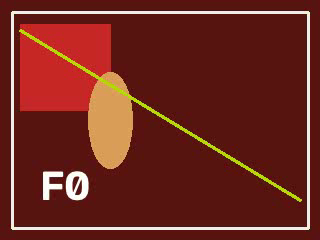
#> input picture frame 0 of backend/tests/fixtures/sample_tryon.mp4, 320 x 240 px
$ python generate.py
#> lines starting #> are read from the running program, lines starting #| are printed output that depends on the picture
"""Create the local sample reference image and try-on video used by integration tests."""

from pathlib import Path

import cv2
import numpy as np

FIXTURES = Path(__file__).resolve().parent


def _frame_image(index: int) -> np.ndarray:
#> called with index = 0
    palette = [
        (18, 22, 90),
        (90, 22, 18),
        (18, 90, 22),
        (90, 90, 18),
        (18, 90, 90),
        (90, 18, 90),
        (40, 40, 40),
        (120, 50, 20),
    ]
    image = np.zeros((240, 320, 3), dtype=np.uint8)
    image[:] = palette[index % len(palette)]
    cv2.rectangle(image, (12, 12), (308, 228), (240, 240, 240), 2)
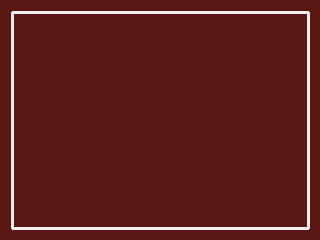
#> image: shape (240, 320, 3); mean of channels 0, 1, 2 26.9, 30.7, 96; drawn as B, G, R
    cv2.rectangle(image, (20 + index * 28, 24), (110 + index * 28, 110), (40, 40 + index * 20, 200), -1)
    cv2.ellipse(image, (110, 120), (22, 48), 0, 0, 360, (90, 160, 220), -1)
    cv2.circle(image, (110, 156), 4, (40, 220, 80), -1)
#> image: shape (240, 320, 3); mean of channels 0, 1, 2 32.1, 38.6, 112.1
    cv2.circle(image, (112, 162), 3, (50, 50, 230), -1)
#> image: shape (240, 320, 3); mean of channels 0, 1, 2 32.1, 38.6, 112.1
    cv2.putText(image, f"F{index}", (40, 200), cv2.FONT_HERSHEY_SIMPLEX, 1.4, (255, 255, 255), 3)
    cv2.line(image, (20, 30 + index * 12), (300, 200 - index * 10), (0, 220, 180), 2)
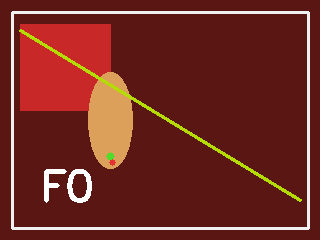
#> image: shape (240, 320, 3); mean of channels 0, 1, 2 33.8, 43.2, 114.3; drawn as B, G, R
    return image


def write_reference(path: Path | None = None) -> Path:
    target = path or (FIXTURES / "sample_reference.png")
    cv2.imwrite(str(target), _frame_image(0))
    return target


def write_video(path: Path | None = None, frames: int = 8) -> Path:
#> called with frames = 8
    target = path or (FIXTURES / "sample_tryon.mp4")
    candidates = [(target, "mp4v"), (target.with_suffix(".avi"), "MJPG")]
    for dest, codec in candidates:
        writer = cv2.VideoWriter(str(dest), cv2.VideoWriter_fourcc(*codec), 5, (320, 240))
        if not writer.isOpened():
            continue
        for index in range(frames):
            writer.write(_frame_image(index))
        writer.release()
        capture = cv2.VideoCapture(str(dest))
        readable = capture.isOpened() and capture.read()[0]
        capture.release()
        if readable:
            if dest != target and dest.exists() and not target.exists():
                dest.replace(target)
            return target if target.exists() else dest
    raise RuntimeError("OpenCV could not write a readable sample video on this machine.")


if __name__ == "__main__":
    print(write_reference())
    print(write_video())
